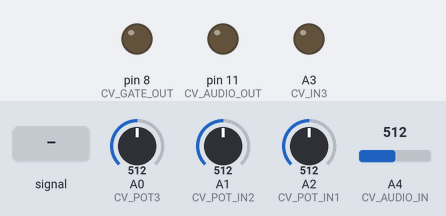
A sketch run on a simulated Arduino Uno, built with avr-gcc and run on an emulated ATmega328P. Parts: output pins drawn as LEDs (lit = HIGH). Dashed ring = blinking. Inputs (shaded band) come from the test bench; at power-on: A1 (CV_POT_IN2) = 512, A0 (CV_POT3) = 512, A4 (CV_AUDIO_IN) = 512, A2 (CV_POT_IN1) = 512. Random numbers use the default seed unless the sketch sets one.

Above: at 1.2 s.
1.3 s: A4 (CV_AUDIO_IN) fed a 2 Hz sine of ±306 counts around its level
At 2.35 s:
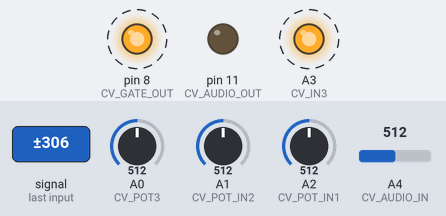
4.3 s: A1 (CV_POT_IN2) set to 306
At 4.35 s:
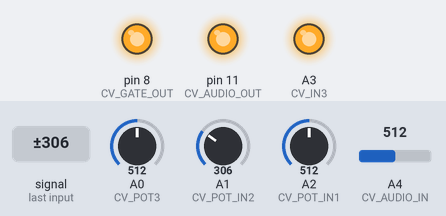
7.3 s: A0 (CV_POT3) set to 306
10.3 s: A0 (CV_POT3) set to 1010
At 13.2 s:
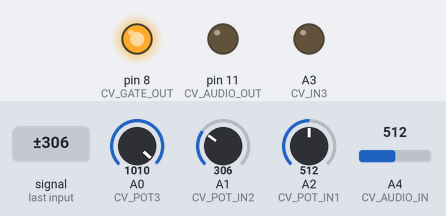
13.3 s: A4 (CV_AUDIO_IN) set to 716
14.8 s: A4 (CV_AUDIO_IN) set to 992
At 16.1 s:
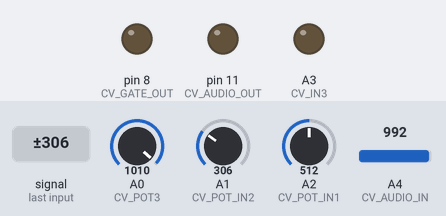
Timing chart, 0 to 17.3 s (numbered marks = the images above; inputs shaded):
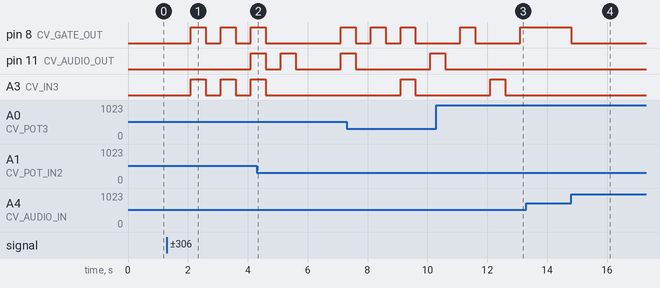

Measured:
- after the input at 1.3 s, pin 8 (CV_GATE_OUT), A3 (CV_IN3): alternates HIGH for 0.50 s and LOW for 0.50 s, starting after 0.80 s; pin 11 (CV_AUDIO_OUT): LOW → HIGH after 2.8 s
- after the input at 10.3 s, A3 (CV_IN3): LOW → HIGH after 1.8 s, → LOW 0.50 s later
- after the input at 13.3 s, every drawn part: stays the same
- after the input at 14.8 s, pin 8 (CV_GATE_OUT): HIGH → LOW at once

The sketch:

geiger.ino
```cpp
// (licence header left out)
/// GEIGER
///
/// Geiger is meant to run on the AE Modular GRAINS, but it could be adapted
/// to any Arduino.  Geiger was written by Sean Luke [sean@cs.gmu.edu]
///
/// SET GRAINS TO GRAINS MODE.  (If you want MOZZI mode, change CV_AUDIO_OUT to 9)
///
/// Geiger is a random trigger generator for three tracks.  The randomness of
/// the triggers for each track is controlled by a different knob.  You can also
/// control the randomness of the first two tracks with a CV, but note that when
/// you do so, the potentiometer's maximum value peaks at about the 2 o'clock
/// position on the dial due to a GRAINS bug.
///
/// If you turn POT 3 to the far RIGHT, GEIGER can instead be used as a BERNOULLI GATE.
/// That is, when a trigger comes in, ONLY ONE of the outputs will be triggered exclusively.
/// The probability that the output will be OUTPUT 1 is determined by POT 1 (and IN 1).
/// Of the remainder, the probability that the output will be OUTPUT 2 is determined by
/// POT 2 (and IN 2).  Otherwise, it's OUTPUT 3.  So for example, to make each output
/// trigger with equal probability, set POT 1 to 1/3 and set POT 2 to 1/2.
///
/// Warning: Output 3 (Audio Out) has a low-pass filter on it, and so will take a very slight
/// delay before it fires.  Output 1 (Digital Out) is the fastest.

/// CONFIGURATION
///
/// IN 1            CV for probability of Output 1
/// IN 2            CV for probability of Output 2
/// IN 3            Output 2
/// AUDIO IN (A)    Clock or Bernoulli Trigger
/// AUDIO OUT       Output 3
/// DIGITAL OUT (D) Output 1
///
/// POT 1           Probability for Output 1 [Set to "In 1" only if using In 1 CV]
/// POT 2           Probability for Output 2 [Set to "In 2" only if using In 2 CV]
/// POT 3           Probability for Output 3 [Turn to far right to change to BERNOULLI]

///
/// USING DRUMKIT010
///
/// Be sure to set DrumKit1010's TRIG MODE switch to "D" (Digital), so it properly
/// responds to triggers.

/// GRAINS BUG
///
/// There is a bug in GRAINS that affects Pots (Dials) 1 and 2.  If you set the
/// switch to "Man", then the range of the Pot is correct.  But if you set the switch
/// to "In 1" (or "In 2"), then the range of the Dial is maximum (1.0 probability for
/// our purposes) at about the 2 o'clock position on the Dial.  Beyond that it stays at 1.0

/// THANKS to ptr for randomseed bug report


////////// PINOUTS

#define CV_POT_IN1    A2    // Probability 1
#define CV_POT_IN2    A1    // Probability 2
#define CV_POT3       A0    // Probability 3
#define CV_IN3        A3    // Output 2
#define CV_AUDIO_IN   A4    // Clock or Trigger
#define CV_AUDIO_OUT  11    // Output 3
#define CV_GATE_OUT   8     // Output 1

#define RANDOM_PIN              A5


#define CLOCK_TRIGGER 800
#define CLOCK_COUNT 16

void setup()
    {
    randomSeed(analogRead(RANDOM_PIN));

//// Change the pin modes, even for the analog in
    pinMode(CV_AUDIO_OUT, OUTPUT);
    pinMode(CV_GATE_OUT, OUTPUT);
    pinMode(CV_IN3, OUTPUT);
//    Serial.begin(9600);
    }

int state = 0;
void pulse()
    {
    state = !state;
    if (state)
        {
        digitalWrite(CV_AUDIO_OUT, 0);
        digitalWrite(CV_GATE_OUT, 0);
        digitalWrite(CV_IN3, 0);
        return;
        }

    uint16_t threshold1 = analogRead(CV_POT_IN1);
    uint16_t threshold2 = analogRead(CV_POT_IN2);
    uint16_t threshold3 = analogRead(CV_POT3);

// We do 1000 rather than 1023 because we want fully-right
// to essentially be guaranteed to fire.  We might want to do
// that for the bottom bound too..

    if (threshold3 > 1000)
        {
// Bernoulli
        if (random(1000) < threshold1)
            {
            digitalWrite(CV_GATE_OUT, 1);
            }
        else if (random(1000) < threshold2)
            {
            digitalWrite(CV_IN3, 1);
            }
        else
            {
            digitalWrite(CV_AUDIO_OUT, 1);
            }
        }
    else
        {
        if (random(1000) < threshold1)
            {
            digitalWrite(CV_GATE_OUT, 1);
            }

        if (random(1000) < threshold2)
            {
            digitalWrite(CV_IN3, 1);
            }

        if (random(1000) < threshold3)
            {
            digitalWrite(CV_AUDIO_OUT, 1);
            }
        }

    }


int countup = 0;
int clock = 0;

void loop()
    {
// this throwaway is advisable because Analog In has high impedance,
// and so sometimes it can't charge the capacitors fast enough in the ADC.
// As a result, the PREVIOUS analogRead() may bleed into this one.
// The throwaway blocks the bleed in most cases.  We might need two throwaways.
    analogRead(CV_AUDIO_IN);

    uint16_t a = analogRead(CV_AUDIO_IN);
    if (a < CLOCK_TRIGGER)
        {
        countup = 0;
        clock = 0;
        }
    else if (!clock)
        {
        countup++;
        if (countup >= CLOCK_COUNT)
            {
            countup = CLOCK_COUNT;
            clock = 1;
            pulse();
            }
        }
    }
```
